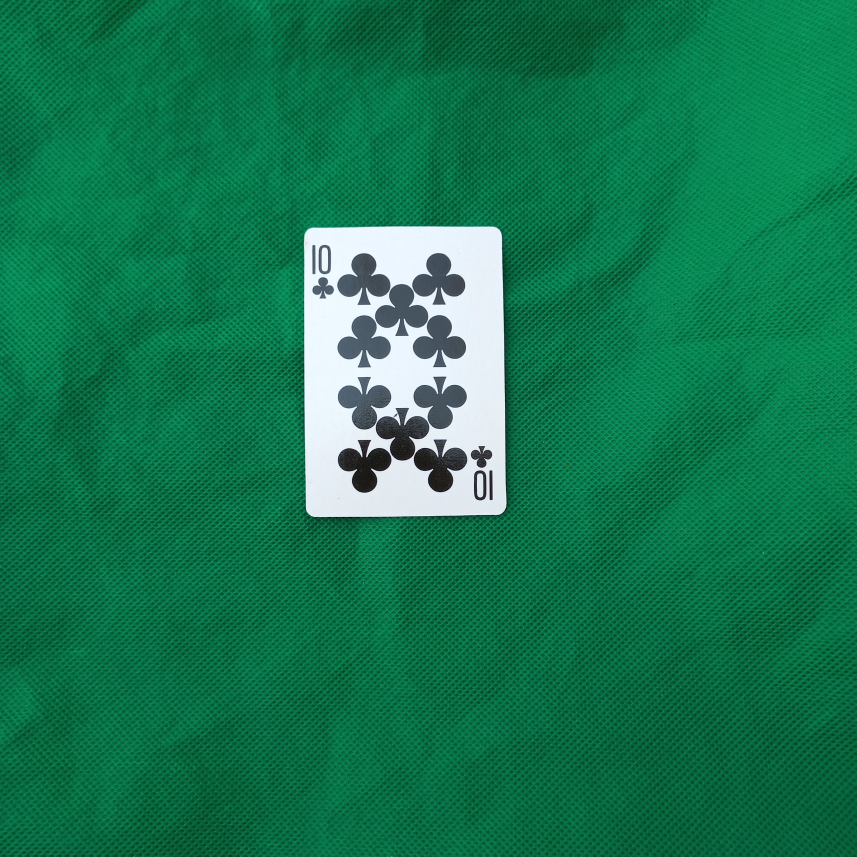
#> input picture raw/10c v2.jpg, 3426 x 3426 px, given in place of the camera (shown at 1/4 size)
$ python buatdatasetdarivideo.py   (older library calls are emulated)
#> lines starting #> are read from the running program, lines starting #| are printed output that depends on the picture; after the words box and inside, x2 and y2 are one past the last pixel; in counts of white or black regions, pixels touching at a corner belong together
import cv2
import os
import datetime
import time
# import ModulKlasifikasiCitraCNN as mCNN
import numpy as np


cardName = [
            "2c","3c","4c","5c","6c","7c","8c","9c","10c","Ac","Jc","Qc","Kc",
            "2s","3s","4s","5s","6s","7s","8s","9s","10s","As","Js","Qs","Ks",
            "2d","3d","4d","5d","6d","7d","8d","9d","10d","Ad","Jd","Qd","Kd",
            "2h","3h","4h","5h","6h","7h","8h","9h","10h","Ah","Jh","Qh","Kh"
]

# index label
cardNameIndex = 0

# penamaan file
def buatNamaFile():
    # ambil keterangan waktu saat ini
    t = datetime.datetime.now()
    # buat nama file dengan format Year-Month-Day-HourMinuteSecondF
    namaFile = t.strftime('%Y-%m-%d-%H%M%S%f')
    return namaFile

# luas dari 4 titik
def formulaShoelace(points):
    # 'points' adlh input berupa array yg berisikan 4 titik koordinat kartu
    points = np.vstack((points, points[0]))
    area = 0.5 * np.abs(np.dot(points[:, 0], np.roll(points[:, 1], 1)) - np.dot(points[:, 1], np.roll(points[:, 0], 1)))
    return area


def buatDirektori(path):
    ls = []
    head_tail = os.path.split(path)
    ls.append(path)
    while len(head_tail[1])>0:
        head_tail = os.path.split(path)
        path = head_tail[0]
        ls.append(path)
        head_tail = os.path.split(path)
    for i in range(len(ls)-2,-1,-1):
        sf = ls[i]
        isExist = os.path.exists(sf)
        if not isExist:
            os.makedirs(sf)

def buatDataSet(sDirektoriData,NoKamera,FrameRate):
#> called with sDirektoriData = 'dataset', NoKamera = 0, FrameRate = 20
    global cardName, cardNameIndex

    # For webcam input:
    cap = cv2.VideoCapture(NoKamera)
    # untuk url hotspot pribadi
    # url = "http://192.168.1.17:8080/video"
    # untuk url wifi B401
    # url = "http://192.168.50.2:8080/video"
    # cap = cv2.VideoCapture(url)
    TimeStart = time.time()

    # limit data kartu yang didapat dlm beberapa detik
    saveTimeLimit = time.time()

    # penandaan ketika kondisi record data
    isSaving = False

    while cap.isOpened():
        success, frame = cap.read()
#> frame is the input picture: shape (3426, 3426, 3); mean B, G, R 80.3, 119.5, 21.6
        frame = cv2.resize(frame,(600,400))
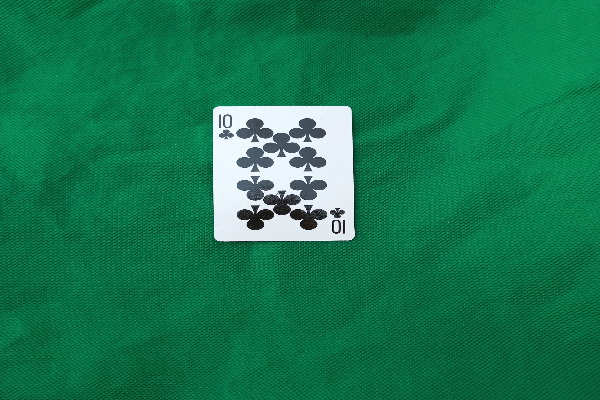
#> frame: shape (400, 600, 3); mean B, G, R 80.1, 119.4, 21.5

        if cardNameIndex > 51:
            break
        sDirektoriKelas = sDirektoriData+"/"+cardName[cardNameIndex]
        buatDirektori(sDirektoriKelas)

        if not success:
            print("Ignoring empty camera frame.")
            continue

        # inisialisasi apakah kartu terdeteksi
        isDetected = False

        imGray = cv2.cvtColor(frame, cv2.COLOR_BGR2GRAY)
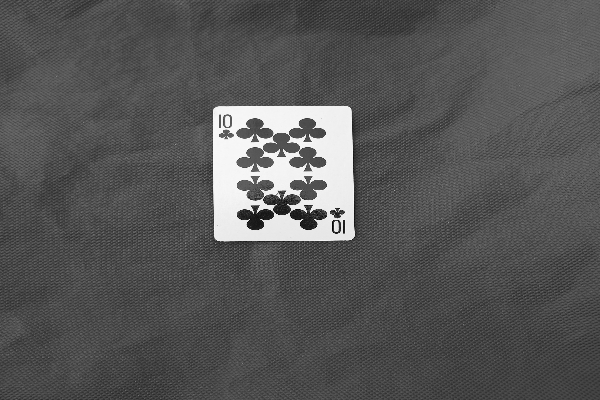
#> imGray: shape (400, 600); min 5, max 251, mean 85.7

        imThres = cv2.adaptiveThreshold(imGray,255,cv2.ADAPTIVE_THRESH_GAUSSIAN_C,cv2.THRESH_BINARY,71,10)
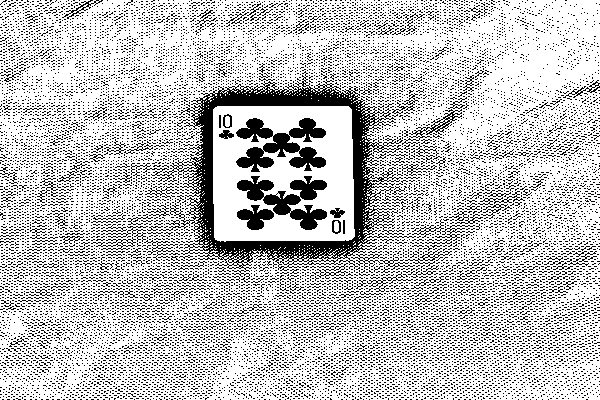
#> imThres: shape (400, 600); 76.3% white; black in thin lines or dots
        cv2.imshow("Citra ", imThres)

        totalLabels, label_ids, values, centroid = cv2.connectedComponentsWithStats(imThres, 4, cv2.CV_32S)
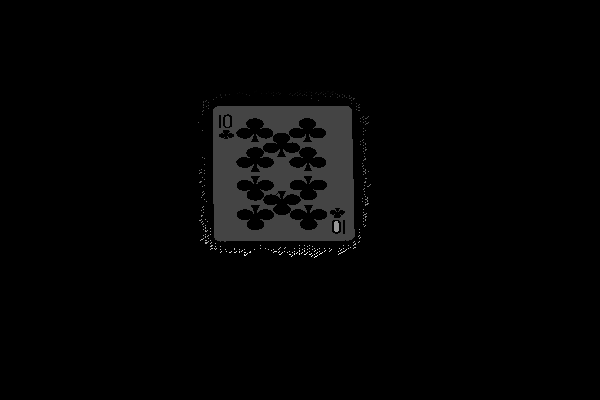
#> label_ids: shape (400, 600) int32; min 0, max 275, mean 5.2; drawn with min black and max white
#> totalLabels = 276; values = 276 rows, first 6: [0, 0, 600, 400, 56872], [0, 0, 600, 400, 169204], [306, 89, 2, 1, 2], [254, 90, 3, 3, 5], [268, 91, 1, 2, 2], [299, 90, 2, 2, 3]; centroid = 276 pairs, first value 198 to 368.5, second value 89 to 256

        # cari connected componen yang sesuai
        # jika ada connected component sesuai kriteria, masuk list bigComponent
        bigComponent = []
        for i in range(totalLabels):
            dimensiComponent = values[i,2:4]

            # jika ada komponen dengan 50 <= panjang <= 200 dan 200 <= lebar <= 450
            # termasuk kategori bigComponent
            if (50<dimensiComponent[0]<250 and 200<dimensiComponent[1]<500):
                bigComponent.append(i)
            elif (50<dimensiComponent[1]<250 and 200<dimensiComponent[0]<500):
                bigComponent.append(i)
#> this loop made 276 passes
#> dimensiComponent on passes 1 to 3: [600, 400], [600, 400], [2, 1]
#> after the loop, bigComponent = []

        # gambar rectangle dari componen tersebut
        for i in bigComponent:
            topLeft = values[i,0:2]
            bottomRight = values[i,0:2]+values[i,2:4]

            frame = cv2.rectangle(frame, topLeft, bottomRight, color=(0,0,255), thickness=3)

            break
#> this loop made 0 passes
        cv2.imshow("Mendeteksi adanya kartu", frame)

        #connected componen dicrop menjadi objek kartu
        for i in bigComponent:
            topLeft = values[i,0:2]
            bottomRight = values[i,0:2]+values[i,2:4]

            cardImage = imThres[topLeft[1]:bottomRight[1],topLeft[0]:bottomRight[0]]

            # cv2.imshow('Crop objek kartu', cardImage)
            break

        #mulai record
        TimeNow = time.time()
        if TimeNow-TimeStart>1/FrameRate:
            sfFile = sDirektoriKelas+"/"+buatNamaFile()
            #record teken spasi
            if isSaving and len(bigComponent) > 0:
                cv2.imwrite(sfFile+'.jpg', cardImage)
            TimeStart = TimeNow

        cv2.putText(frame, "Nama Kartu yg direkam:", (0, 120), cv2.FONT_HERSHEY_SIMPLEX, 1, (255, 0, 255), 2)
        cv2.putText(frame, f"{cardNameIndex+1}. " + cardName[cardNameIndex], (0, 160), cv2.FONT_HERSHEY_SIMPLEX, 1, (0, 0, 255), 2)
        cv2.putText(frame, "Tekan spasi untuk mulai record", (0, 220), cv2.FONT_HERSHEY_SIMPLEX, 1, (255, 0, 255), 2)
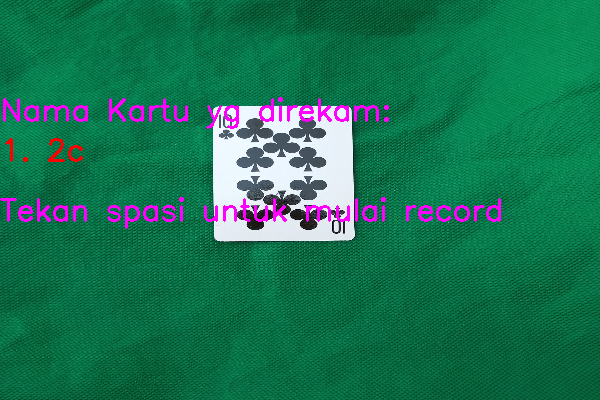
#> frame: shape (400, 600, 3); mean B, G, R 83.4, 115.9, 26.4

        if isSaving:
            cv2.putText(frame, "Record", (0, 30), cv2.FONT_HERSHEY_SIMPLEX, 1, (0, 0, 255), 2)
        else:
            saveTimeLimit = time.time()

        cv2.imshow("Tampilan akhir", frame)

        key = cv2.waitKey(5)
#> (key Esc is pressed here)

        #tekan spasi untuk record
        if key == 32:
            isSaving = not isSaving

        # direcord lima detik
        if time.time() - saveTimeLimit >= 5:
            cardNameIndex += 1
            if cardNameIndex > 51:
                break
            isSaving = False

        if key & 0xFF == 27:
            break
    cap.release()
    cv2.destroyAllWindows()

#direktori dataset
DirektoriDataSet = "dataset"

buatDataSet(DirektoriDataSet, NoKamera=0, FrameRate=20)

$ run again, on raw/10d.jpg
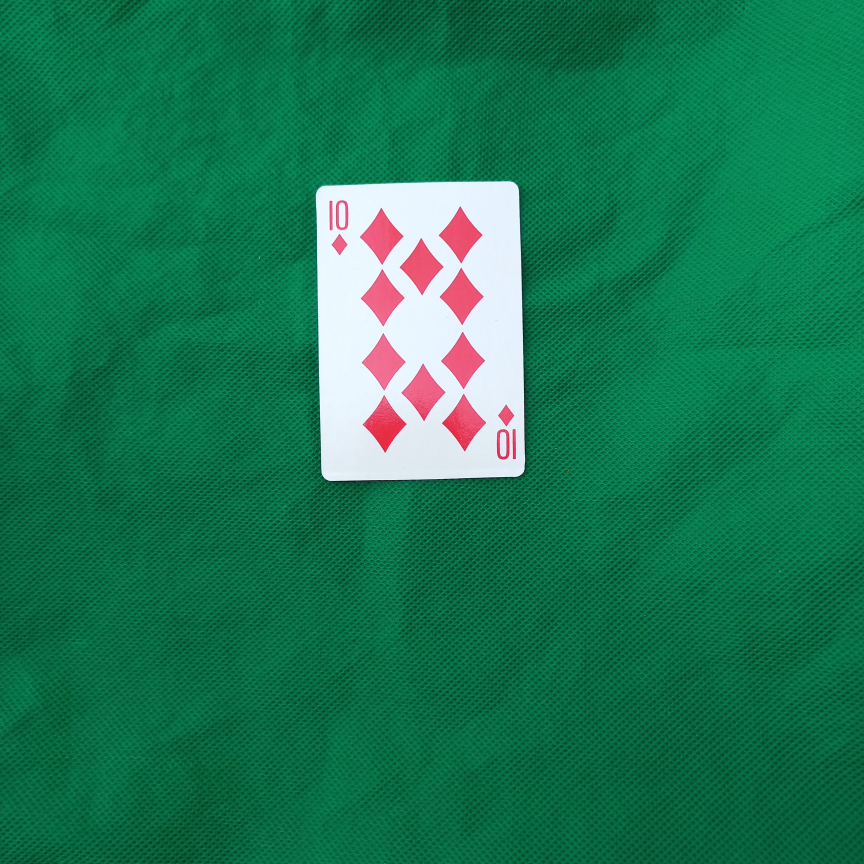
#> input picture raw/10d.jpg, 3456 x 3456 px, given in place of the camera (shown at 1/4 size)
#> in buatDataSet, frame is the input picture: shape (3456, 3456, 3); mean B, G, R 82.4, 119.4, 25.7
#> in buatDataSet, `imThres = cv2.adaptiveThreshold(imGray,255,cv2.ADAPTIVE_THRESH_GAUSSIA..`:
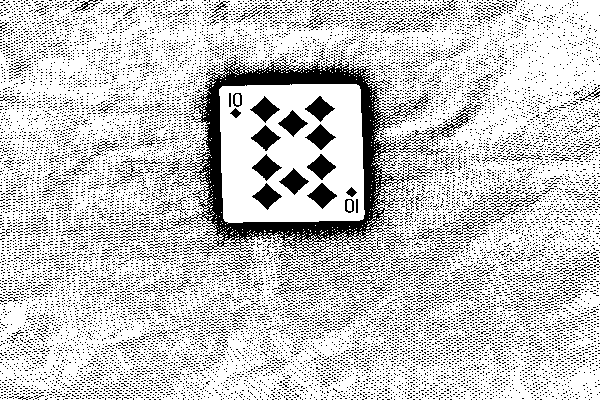
#> imThres: shape (400, 600); 78.9% white; black in thin lines or dots
#> totalLabels = 261; values = 261 rows, first 6: [0, 0, 600, 400, 50591], [0, 0, 600, 400, 173542], [316, 67, 1, 1, 1], [267, 69, 1, 1, 1], [272, 69, 1, 1, 1], [313, 68, 2, 1, 2]; centroid = 261 pairs, first value 201 to 380, second value 67 to 238.2
#> the loop in buatDataSet, `for i in range(totalLabels):` made 261 passes
#> dimensiComponent on passes 1 to 3: [600, 400], [600, 400], [1, 1]
#> after the loop in buatDataSet, `for i in range(totalLabels):`: bigComponent = []
#> in buatDataSet, `cv2.putText(frame, "Tekan spasi untuk mulai record", (0, 220), cv2.FON..`:
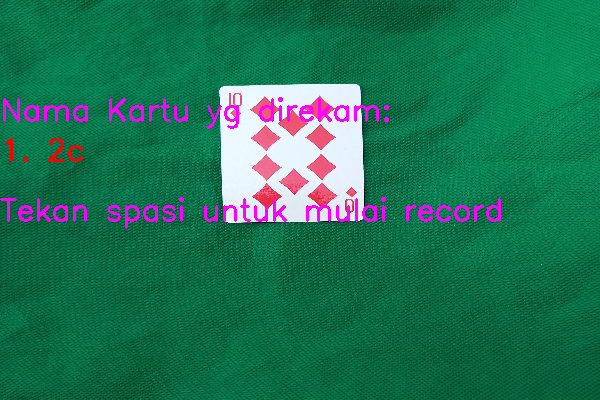
#> frame: shape (400, 600, 3); mean B, G, R 85.4, 115.8, 30.1

$ run again, on raw/10h.jpg
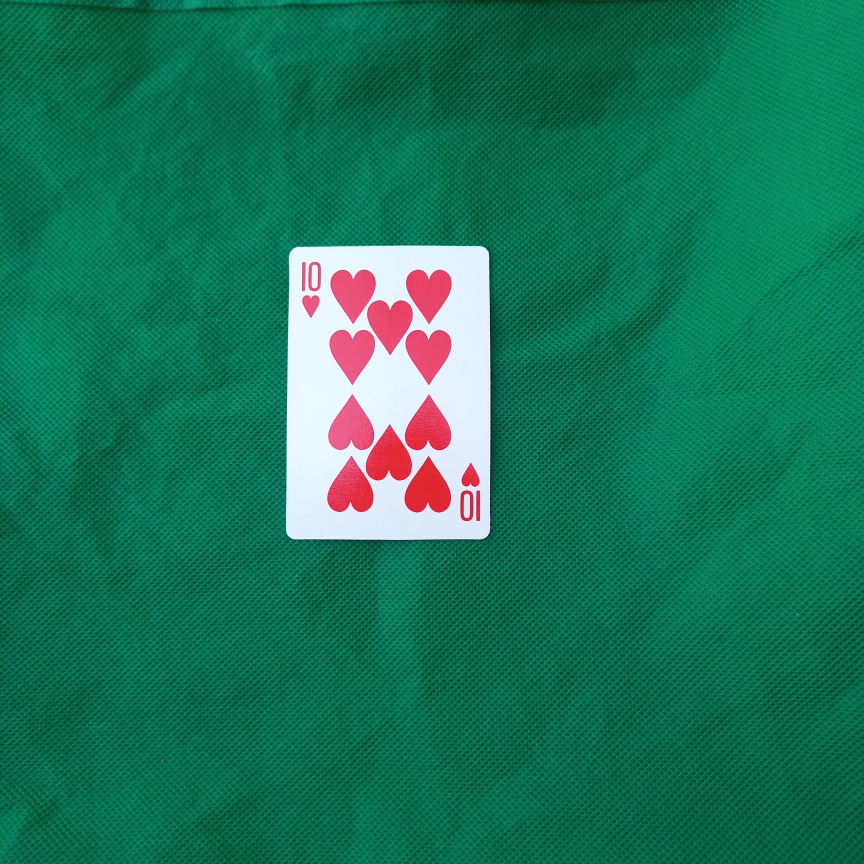
#> input picture raw/10h.jpg, 3456 x 3456 px, given in place of the camera (shown at 1/4 size)
#> in buatDataSet, frame is the input picture: shape (3456, 3456, 3); mean B, G, R 90.1, 118.2, 25.1
#> in buatDataSet, `imThres = cv2.adaptiveThreshold(imGray,255,cv2.ADAPTIVE_THRESH_GAUSSIA..`:
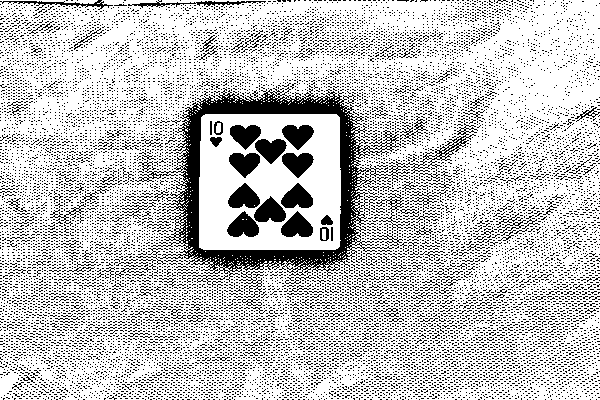
#> imThres: shape (400, 600); 77.2% white; 16028 black regions (15925 under 20 px), largest, box (x1, y1, x2, y2) and area: (135, 87, 410, 282) 10648, (281, 211, 313, 237) 539, (254, 196, 286, 222) 536
#> totalLabels = 282; values = 282 rows, first 6: [0, 0, 600, 400, 54778], [0, 0, 600, 400, 171278], [228, 3, 1, 1, 1], [266, 94, 1, 1, 1], [266, 97, 1, 1, 1], [271, 97, 1, 1, 1]; centroid = 282 pairs, first value 181 to 355, second value 3 to 266.7
#> the loop in buatDataSet, `for i in range(totalLabels):` made 282 passes
#> dimensiComponent on passes 1 to 3: [600, 400], [600, 400], [1, 1]
#> after the loop in buatDataSet, `for i in range(totalLabels):`: bigComponent = []
#> in buatDataSet, `cv2.putText(frame, "Tekan spasi untuk mulai record", (0, 220), cv2.FON..`:
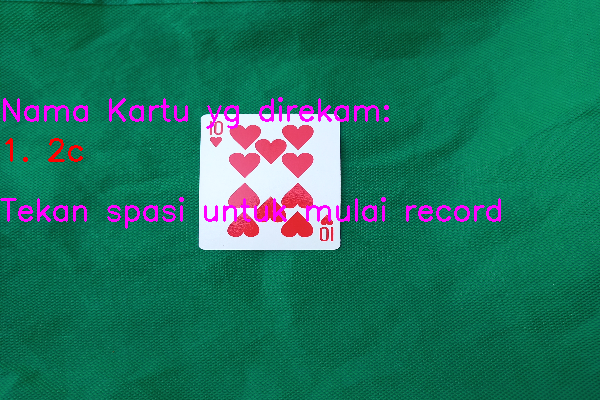
#> frame: shape (400, 600, 3); mean B, G, R 93.3, 114.8, 30
